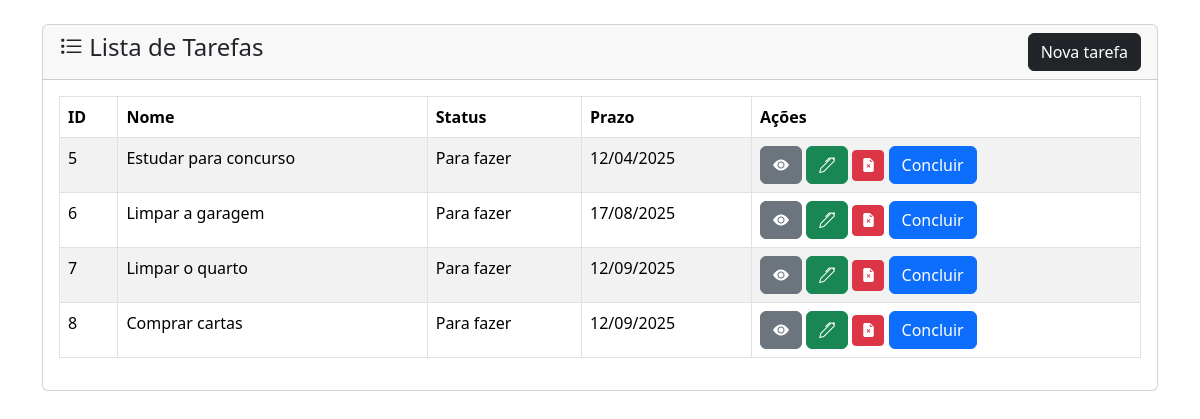
The page /todolist/index.php on the database its author committed.
### tables this page shows
CREATE TABLE `lista_de_tarefas` (
  `id` bigint(20) UNSIGNED NOT NULL,
  `nome` varchar(255) NOT NULL,
  `descricao` varchar(255) DEFAULT NULL,
  `status` bigint(20) NOT NULL,
  `data_limite` date NOT NULL
);

### todolist/index.php (the view, shortened to what this page needs)
<?php
require_once("conexaolist.php");
$sql = "SELECT * FROM lista_de_tarefas";
$lista_de_tarefas = mysqli_query($conexao, $sql);
function transformarStatus($status) {
    if ($status == 0) {
        return "Para fazer";
    } elseif ($status == 1) {
        return  "Em Andamento";
    } else {
        return "Concluída";
    }
}
?>
<!DOCTYPE html>
<html lang="pt-BR">
<head>
    <link href="https://cdn.jsdelivr.net/npm/bootstrap@5.3.3/dist/css/bootstrap.min.css" rel="stylesheet">
    <link rel="stylesheet" href="https://cdn.jsdelivr.net/npm/bootstrap-icons@1.11.3/font/bootstrap-icons.min.css">
</head>
<body>
    <div class="container mt-4">
        <div class="row">
            <div class="col-md-12">
                <div class="card">
                    <div class="card-header">
                        <h4>
                        <i class="bi bi-list-task"></i> Lista de Tarefas
                            <a href="adicionar-tarefa.php" class="btn btn-dark float-end">Nova tarefa</a>
                        </h4>
                    </div>
                    <div class="card-body">
                        <table class="table table-bordered table-striped">
                            <thead>
                                <tr>
                                    <th>ID</th>
                                    <th>Nome</th>
                                    <th>Status</th>
                                    <th>Prazo</th>
                                    <th>Ações</th>
                                </tr>
                            </thead>
                            <tbody>
                                <?php foreach ($lista_de_tarefas as $lista) { ?>
                                    <tr>
                                        <td><?php echo $lista['id']; ?></td>
                                        <td><?php echo $lista['nome']; ?></td>
                                        <td><?php echo transformarStatus($lista['status']); ?></td>
                                        <td><?php echo date('d/m/Y', strtotime($lista['data_limite'])); ?></td>
                                        <td>
                                            <a href="viwer.php?id=<?php echo $lista['id']; ?>" class="btn btn-secondary"><i class="bi bi-eye-fill"></i></a>
                                            <a href="edilista.php?id=<?php echo $lista['id']; ?>" class="btn btn-success" ><i class="bi bi-pen"></i></a>
                                            <form action="acoeslist.php" method="POST" class="d-inline">
                                                <button onclick="return confirm('Tem certeza que deseja excluir?')" name="deltarefa" type="submit" value="<?=$lista['id']?>" class="btn btn-danger btn-sm"><i class="bi bi-file-earmark-x-fill"></i></button>
                                            </form>
                                            <form action="acoeslist.php" method="POST" class="d-inline">
                                                <button onclick="return confirm('Tem certeza que deseja concluir')" name="concluir" type="submit" value="<?=$lista['id']?>" class="btn btn-primary">Concluir</button>
                                            </form>
                                        </td>
                                    </tr>
                                <?php } ?>
                            </tbody>
                        </table>
                    </div>
                </div>
            </div>
        </div>
    </div>
</body>
</html>

### rows shown on the page
lista_de_tarefas: id "5", nome "Estudar para concurso", data_limite "12/04/2025"
lista_de_tarefas: id "6", nome "Limpar a garagem", data_limite "17/08/2025"
lista_de_tarefas: id "7", nome "Limpar o quarto", data_limite "12/09/2025"
lista_de_tarefas: id "8", nome "Comprar cartas", data_limite "12/09/2025"
